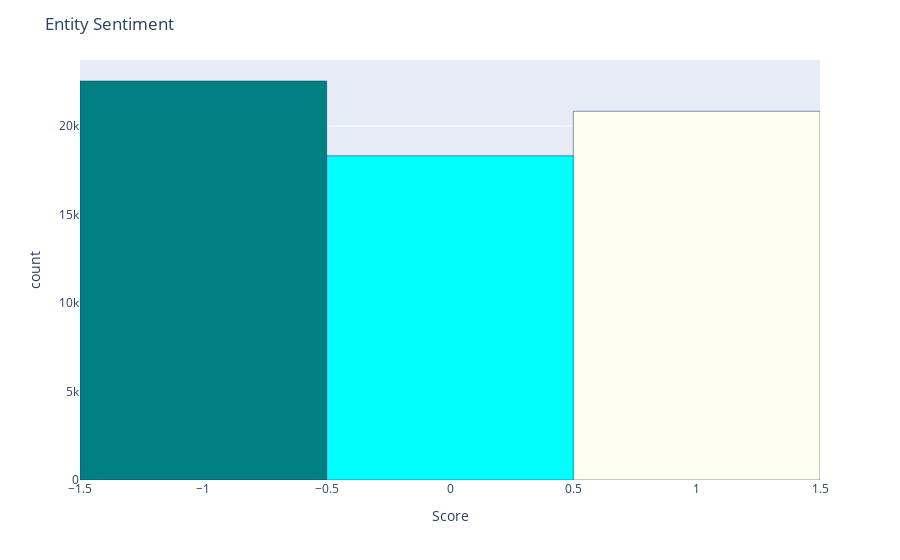

The notebook cell saved with this chart:
### Markdown cell above
<h1 style="color:orange;">More Sentiment Analysis📊</h1>

### Code cell
fig = px.histogram(data, x="Score")
fig.update_traces(marker_color=['teal', 'cyan', 'ivory'],marker_line_color='rgb(8,48,107)',
                  marker_line_width=0.5)
fig.update_layout(title_text='Entity Sentiment')
fig.show()

### Figure 1 — Plotly figure (JSON) as saved in the notebook; plotly's stock layout.template omitted (floating-point values rounded to 4 significant figures; data arrays with more than 128 entries replaced by an {"elided": "..."} marker saying what was removed)
{"data": [{"alignmentgroup": "True", "bingroup": "x", "hovertemplate": "Score=%{x}<br>count=%{y}<extra></extra>", "legendgroup": "", "marker": {"color": ["teal", "cyan", "ivory"], "line": {"color": "rgb(8,48,107)", "width": 0.5}, "pattern": {"shape": ""}}, "name": "", "offsetgroup": "", "orientation": "v", "showlegend": false, "type": "histogram", "x": {"elided": "61692 int values"}, "xaxis": "x", "yaxis": "y"}], "layout": {"barmode": "relative", "legend": {"tracegroupgap": 0}, "margin": {"t": 60}, "title": {"text": "Entity Sentiment"}, "xaxis": {"anchor": "y", "domain": [0, 1], "title": {"text": "Score"}}, "yaxis": {"anchor": "x", "domain": [0, 1], "title": {"text": "count"}}}}
